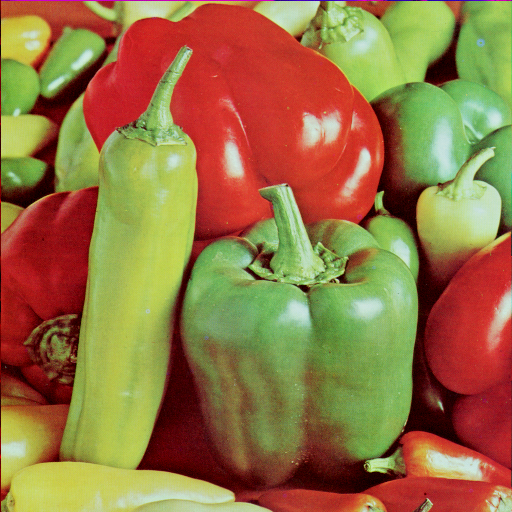
//> input picture ch3/PeppersRGB.bmp, 512 x 512 px
$ ./main   (built with g++ and OpenCV 4)
//> lines starting //> are read from the running program, lines starting //| are printed output that depends on the picture
//> further down, img is the input picture: 512 rows x 512 cols, CV_8UC3; mean B, G, R 66.5, 115.6, 149.8
### ch3/myfunc.h
#ifndef __MY_FUNC__
#define __MY_FUNC__
#include <iostream>
#include <opencv2/opencv.hpp>
#include <cmath>
#include <string>

using namespace cv;
using namespace std;
void slatNosise(cv::Mat &img, double f);
cv::Mat img_transf(Mat &img, Mat &T, int methed);
Mat Transform(double theta, double sw, double sh, double mx, double my);
Mat img_inverse(Mat &img);
void saltandpepper(cv::Mat &image, float f);
Mat img_binary(Mat &img, uint8_t thr);
vector<Vec3b> generateGaussianNoise(double mu, double sigma);

class F_tr
{
public:
    // [4 lines left out: function F_tr, not called in this run]

    Mat T;
    Mat mdft();
    Mat midft();
    Mat mdft_c(int met=0);
    Mat midft_c();
    Mat dft_r;
    Mat dft_i;
    Mat mdft_phase();

private:
    Mat img;

};

class Noise
{
    public:
    // [5 lines left out: function Noise, not called in this run]
    Mat saltandpepper(float f);
    Mat gaussian(float mean, float sigma);
    Mat rayleigh(float sigma);
    Mat exponential(float lambda);

    private:
    string name;
    Mat img;
    Mat noise_rate;
};
#endif

### ch3/myfunc.cpp

#include "myfunc.h"
#include <random>

// [113 lines left out: functions slatNosise, img_binary, img_inverse, addSaltNoise, not called in this run]

Vec3b inster1(const Mat &img, double x, double y) // 双线性插值
{
    double x1 = floor(x);
    double x2 = ceil(x);
    double y1 = floor(y);
    double y2 = ceil(y);

    // Clamp x2 and y2 to be within the valid range
    x2 = std::min(x2, img.cols - 1.0);
    y2 = std::min(y2, img.rows - 1.0);
    x1 = std::max(x1, 0.0);
    y1 = std::max(y1, 0.0);
    double dx = x - x1;
    double dy = y - y1;

    Vec3b p1 = img.at<Vec3b>(y1, x1);
    Vec3b p2 = img.at<Vec3b>(y1, x2);
    Vec3b p3 = img.at<Vec3b>(y2, x1);
    Vec3b p4 = img.at<Vec3b>(y2, x2);

    Vec3b r1 = p1 + (p2 - p1) * dx;
    Vec3b r2 = p3 + (p4 - p3) * dx;
    Vec3b r = r1 + (r2 - r1) * dy;

    return r;
}
Mat Transform(double theta, double sw, double sh, double mx, double my)
{
    Mat T = Mat::eye(3, 3, CV_32F);
    T.at<float>(0, 0) = cos(theta);
    T.at<float>(0, 1) = -sin(theta);
    T.at<float>(1, 0) = sin(theta);
    T.at<float>(1, 1) = cos(theta);
    T.at<float>(0, 2) = mx;
    T.at<float>(1, 2) = my;
    T.at<float>(0, 0) *= sw;
    T.at<float>(0, 1) *= sw;
    T.at<float>(1, 0) *= sh;
    T.at<float>(1, 1) *= sh;
    return T;
}

///////img_transformer///////
// arg img:img to trans
// T :mat transform mat
/*
|aR t|
|0  1|
a:scal mat
t:transport vec
R:rotation mat

*/
Mat img_transf(Mat &img, Mat &T, int methed=0)
{
//> called with methed = 0
    Mat R = T(Rect2d(0, 0, 2, 2));
    Mat t(2, 1, CV_32F);
    t.at<float>(0) = T.at<float>(0, 2);
    t.at<float>(1) = T.at<float>(1, 2);

    // culate new image size
    float data[3][2] = {{0.0, (float)img.cols}, {(float)img.cols, (float)img.rows}, {(float)img.rows, 0}};
    Mat p0 = R * Mat(2, 1, CV_32F, data[0]);
//> p0 = [0, 512]
    Mat p1 = R * Mat(2, 1, CV_32F, data[1]);
//> p1 = [512, 512]
    Mat p3 = R * Mat(2, 1, CV_32F, data[2]);
//> p3 = [512, 0]
    Mat temp1 = p3 - p0;
//> temp1 = [512, -512]
    int new_w = abs(temp1.at<float>(0)) > abs(p1.at<float>(0)) ? abs(temp1.at<float>(0)) : abs(p1.at<float>(0));
//> new_w = 512
    int new_h = abs(temp1.at<float>(1)) > abs(p1.at<float>(1)) ? abs(temp1.at<float>(1)) : abs(p1.at<float>(1));
//> new_h = 512
    std::cout << new_w << " " << new_h << std::endl;
//| 512 512
    Mat img2(new_w, new_h, CV_8UC3);
    Mat Tinv;

    // hconcat(R.t(), -t, Tinv);
    // float data2[] = {0.0, 0.0, 1.0};
    // vconcat(Tinv, Mat(1, 3, CV_32F, data2), Tinv);
    if (methed < 2)
    {
        Tinv = T.inv();

        for (auto i = 0; i < img2.rows; i++)
        {
            auto ptr = img2.ptr<Vec3b>(i);
            for (auto j = 0; j < img2.cols; j++)
            {
                Mat p = (Mat_<float>(3, 1) << j, i, 1);
                Mat p2 = Tinv * p;
                switch (methed)
                {
                case (0):

                    if (p2.at<float>(0) > 0 && p2.at<float>(1) > 0 && p2.at<float>(0) < img.cols && p2.at<float>(1) < img.rows)
                    {
                        ptr[j] = inster1(img, p2.at<float>(0), p2.at<float>(1)); // 双线性插值
                    }
                    else
                    {
                        ptr[j] = Vec3b(0, 0, 0);
                    }
                    break;
                case (1):

                    if (p2.at<float>(0) > 0 && p2.at<float>(1) > 0 && p2.at<float>(0) < img.cols && p2.at<float>(1) < img.rows)
                    {
                        ptr[j] = img.at<Vec3b>(round(p2.at<float>(1)), round(p2.at<float>(0))); // 最近邻插值
                    }
                    else
                    {
                        ptr[j] = Vec3b(0, 0, 0);
                    }
                    break;
                }
            }
        }
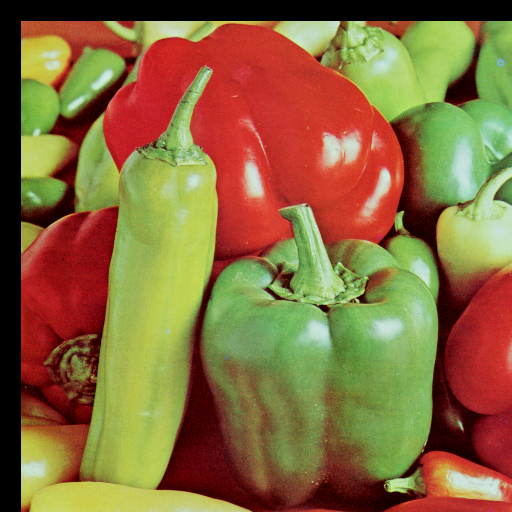
//> img2: 512 rows x 512 cols, CV_8UC3; mean B, G, R 59.8, 105.9, 136.3
    }
    else if (methed == 2) // 前向映射
    {
        for (auto i = 0; i < img.rows; i++)
        {
            auto ptr = img.ptr<Vec3b>(i);
            for (auto j = 0; j < img.cols; j++)
            {
                Mat p = (Mat_<float>(3, 1) << j, i, 1);
                Mat p3 = T * p;
                if (p3.at<float>(0) > 0 && p3.at<float>(1) > 0 && p3.at<float>(0) < img2.cols && p3.at<float>(1) < img2.rows)
                {
                    img2.at<Vec3b>(p3.at<float>(1), p3.at<float>(0)) = ptr[j];
                }
            }
        }
    }

    return img2;
}

// [218 lines left out: functions saltandpepper, mdft, mdft_phase, mdft_c, saltandpepper, generateGaussianNoise and 1 more, not called in this run]


### ch3/main.cpp
#include <iostream>
#include <opencv2/opencv.hpp>
#include "myfunc.h"

#define ITEM 5

int main(int arvc, char *argv[])
{

    Mat img;
#if ITEM == 1
    for (float i = 0; i < 0.8; i += 0.2)
    {
        img = imread("C:\\Users\\lz599\\Desktop\\digital_image_process\\ch3\\PeppersRGB.bmp");
        saltandpepper(img, i);
        imshow("img", img);
        waitKey(0);
    }
#elif ITEM == 2
    img = imread("PeppersRGB.bmp");
    Noise noise(img, "Gaussian");
    Mat img2 = noise.gaussian(0, 50);
    hconcat(img, img2, img);
    imshow("img", img);
    waitKey(0);

#elif ITEM == 3
    img = imread("./PeppersRGB.bmp");
    if (img.empty())
        cout << "empty image" << endl;
    Mat imgd(img.size(), CV_64FC3);
    img.convertTo(imgd, CV_64FC3);
    Mat imgSum(img.size(), CV_64FC3, Scalar(0, 0, 0));
    Mat res10(img.size(), CV_64FC3, Scalar(0, 0, 0));
    Mat res20(img.size(), CV_64FC3, Scalar(0, 0, 0));
    Mat res50(img.size(), CV_64FC3, Scalar(0, 0, 0));
    Noise noise(img, "Gaussian");
    for (int i = 0; i < 50; i++)
    {
        Mat img2 = noise.gaussian(80, 80);
        img2.convertTo(img2, CV_64FC3);
        imgSum = imgSum + img2;
        if (i == 9)
        {
            res10 = imgSum / 10 - 50;
        }
        else if (i == 19)
        {
            res20 = imgSum / 20 - 50;
        }
        else if (i == 49)
        {
            res50 = imgSum / 50 - 50;
        }
    }
    vector<Mat> Res;
    res10.convertTo(res10, CV_8UC3);
    res20.convertTo(res20, CV_8UC3);
    res50.convertTo(res50, CV_8UC3);
    putText(img, "Raw", Point(10, 30), FONT_HERSHEY_SIMPLEX, 1, Scalar(0, 0, 255), 2);
    Res.emplace_back(img);
    putText(res10, "10", Point(10, 30), FONT_HERSHEY_SIMPLEX, 1, Scalar(0, 0, 255), 2);
    Res.emplace_back(res10);
    putText(res20, "20", Point(10, 30), FONT_HERSHEY_SIMPLEX, 1, Scalar(0, 0, 255), 2);
    Res.emplace_back(res20);
    putText(res50, "50", Point(10, 30), FONT_HERSHEY_SIMPLEX, 1, Scalar(0, 0, 255), 2);
    Res.emplace_back(res50);
    Mat img2;
    hconcat(Res, img2);
    imshow("img", img2);
    imwrite("result2.jpg", img2);
    waitKey(0);
#elif ITEM == 4
    img = imread("./PeppersRGB.bmp");
    if (img.empty())
        cout << "empty image" << endl;
    Mat imgd(img.size(), CV_64FC3);
    img.convertTo(imgd, CV_64FC3);
    Mat imgSum1(img.size(), CV_64FC3, Scalar(0, 0, 0));
    Mat imgSum2(img.size(), CV_64FC3, Scalar(0, 0, 0));
    Mat resguss(img.size(), CV_64FC3, Scalar(0, 0, 0));
    Mat ressalt(img.size(), CV_64FC3, Scalar(0, 0, 0));
    Noise guss(img, "guss");
    Noise salt(img, "salt");
    Mat guss_noise;
    Mat salt_noise;
    for (int i = 0; i < 100; i++)
    {
        guss_noise = guss.gaussian(50, 50);
        salt_noise = salt.saltandpepper(0.1);
        guss_noise.convertTo(guss_noise, imgSum1.type());
        salt_noise.convertTo(salt_noise, imgSum2.type());
        imgSum1 += guss_noise;
        imgSum2 += salt_noise;
    }
    imgSum1 /= 100;
    imgSum1 -= 50;
    imgSum2 /= 100;
    imgSum1.convertTo(imgSum1, CV_8UC3);
    imgSum2.convertTo(imgSum2, CV_8UC3);

    vector<Mat> Res;
    putText(img, "Raw", Point(10, 30), FONT_HERSHEY_SIMPLEX, 1, Scalar(0, 0, 255), 2);
    Res.emplace_back(img);
    putText(imgSum1, "guss", Point(10, 30), FONT_HERSHEY_SIMPLEX, 1, Scalar(0, 0, 255), 2);
    Res.emplace_back(imgSum1);
    putText(imgSum2, "salt", Point(10, 30), FONT_HERSHEY_SIMPLEX, 1, Scalar(0, 0, 255), 2);
    Res.emplace_back(imgSum2);
    Mat img2;
    hconcat(Res, img2);
    imshow("img", img2);
    imwrite("result3.jpg", img2);
    vector<Mat> Res2;
    guss_noise.convertTo(guss_noise, CV_8UC3);
    salt_noise.convertTo(salt_noise, CV_8UC3);
    Res2.emplace_back(guss_noise);
    Res2.emplace_back(salt_noise);
    hconcat(Res2, img2);
    imwrite("result4.jpg", img2);
    imshow("img wiit Noise", img2);
    waitKey(0);
#elif ITEM == 5
    img = imread("PeppersRGB.bmp");
    vector<Mat> Res;
    Mat T =Transform(0,1,1,20,20);
    Mat img2=img_transf(img,T,0);
    Mat img3=img2-img;
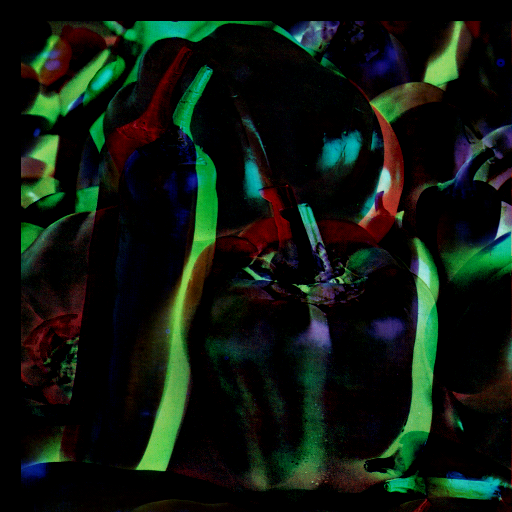
//> img3: 512 rows x 512 cols, CV_8UC3; mean B, G, R 15.8, 24.5, 15
    Res.emplace_back(img3);
    Mat img4=img2/img;
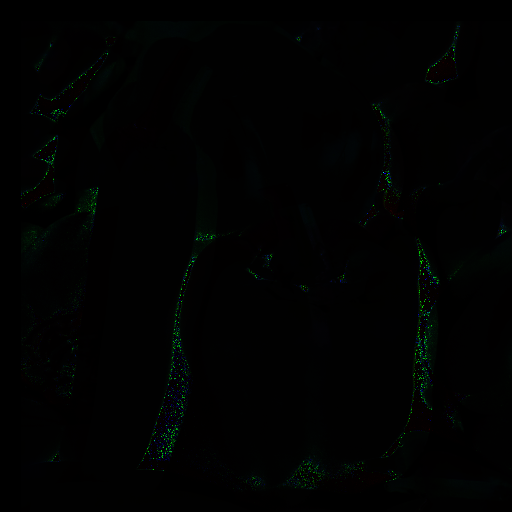
//> img4: 512 rows x 512 cols, CV_8UC3; mean B, G, R 1.3, 1.8, 1
    Res.emplace_back(img4);
    Mat img5=img2+img;
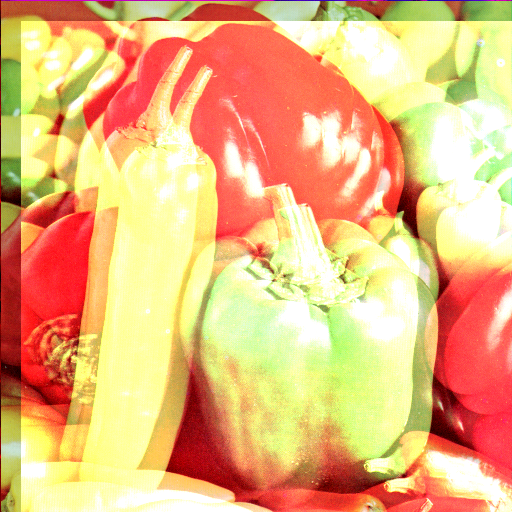
//> img5: 512 rows x 512 cols, CV_8UC3; mean B, G, R 124.1, 181.5, 233.7
    Res.emplace_back(img5);
    Res.emplace_back(img);
    Res.emplace_back(img2);
    hconcat(Res,img5);
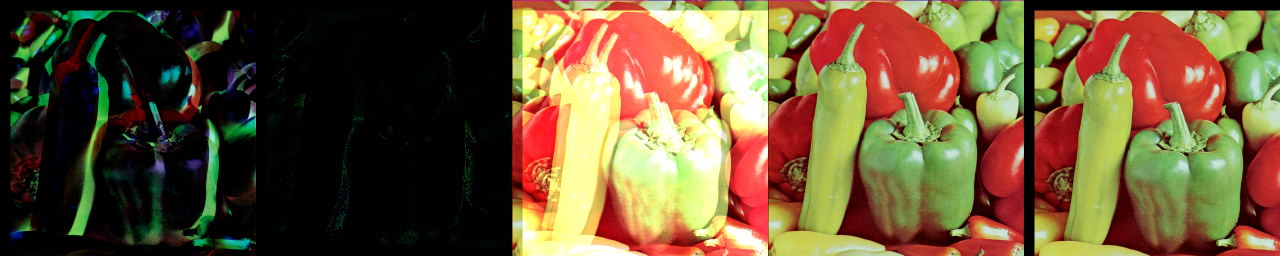
//> img5: 512 rows x 2560 cols, CV_8UC3 (shown at 1/2 size); mean B, G, R 53.5, 85.9, 107.2
    imshow("img",img5);
    imwrite("result5.jpg",img5);
    waitKey(0);

#endif
    return 0;
}

$ run again, with ch3/fenjin.jpg saved as ch3/PeppersRGB.bmp
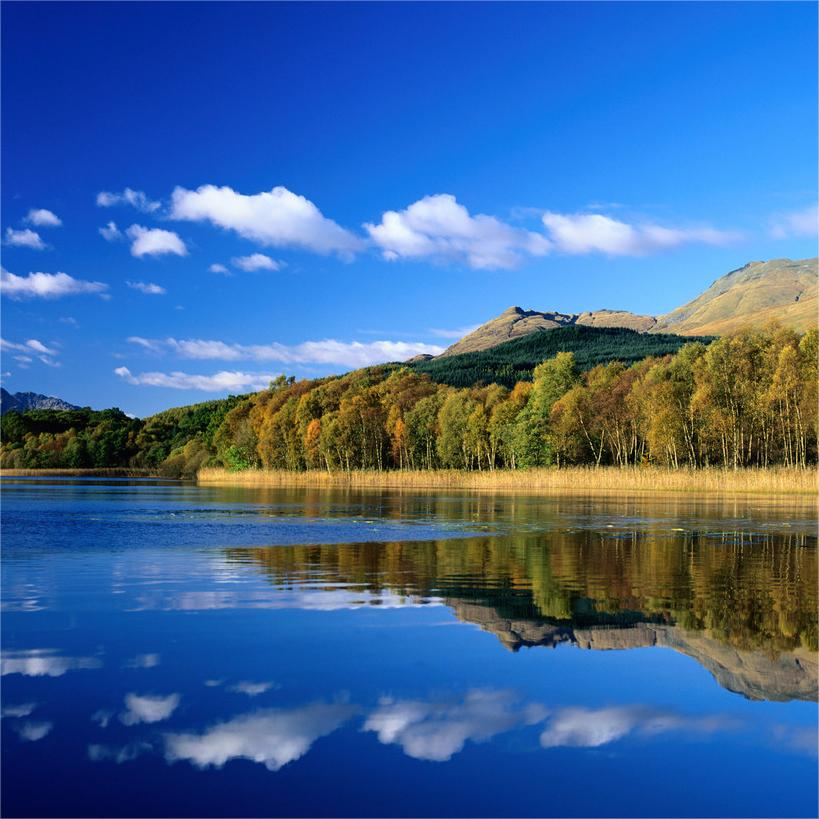
//> input picture ch3/fenjin.jpg, 819 x 819 px
//> img is the input picture: 819 rows x 819 cols, CV_8UC3; mean B, G, R 152.2, 102.1, 62.8
//| 819 819
//> after the loop in img_transf, `for (auto i = 0; i < img2.rows; i++)`:
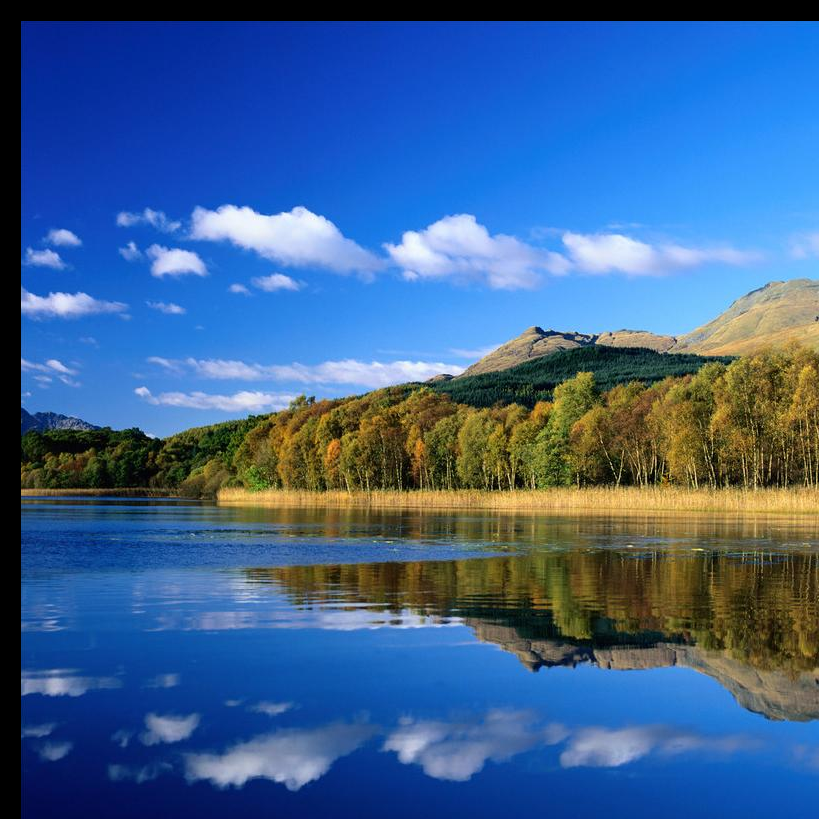
//> img2: 819 rows x 819 cols, CV_8UC3; mean B, G, R 145.6, 97.8, 60.1
//> `hconcat(Res,img5);`:
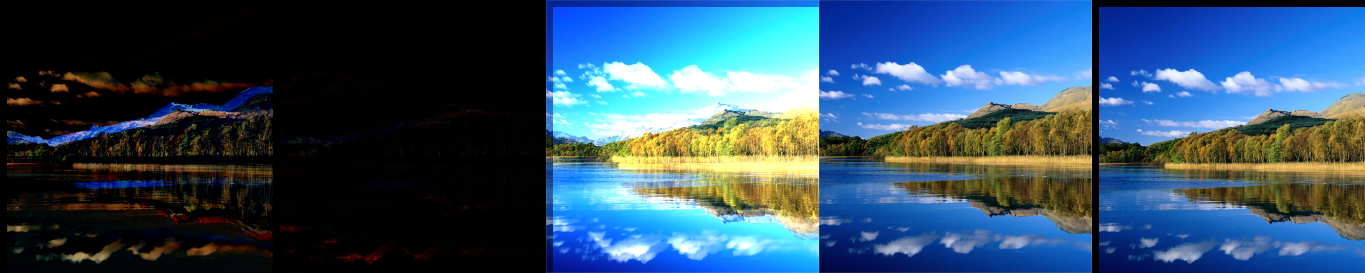
//> img5: 819 rows x 4095 cols, CV_8UC3 (shown at 1/3 size); mean B, G, R 103.6, 79.4, 51.1
